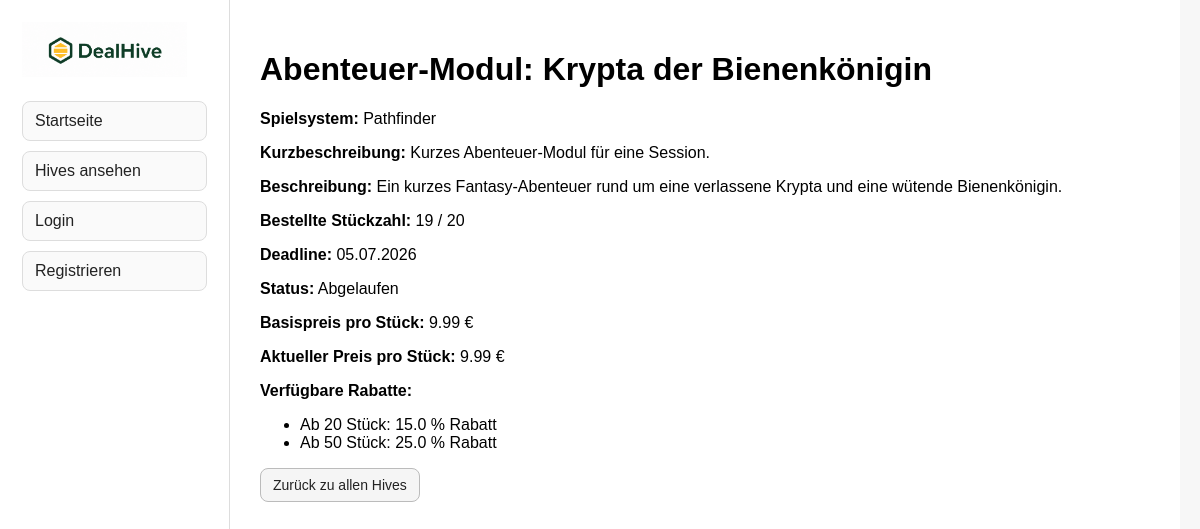
The app's page /hives/10, older data.
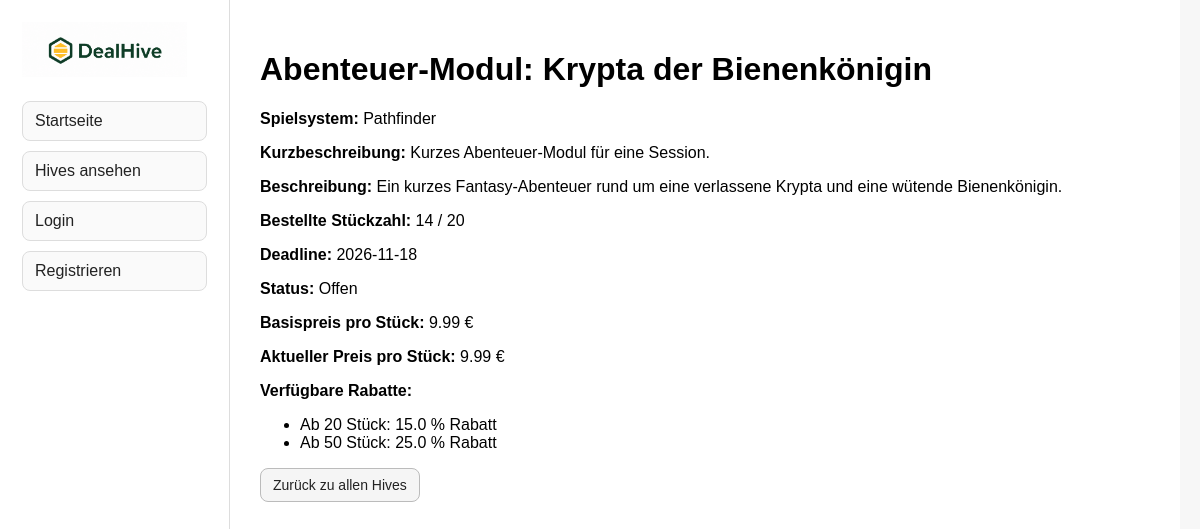
The same page, newer data.
### tables this page shows
CREATE TABLE hives (
            id INTEGER PRIMARY KEY AUTOINCREMENT,
            title TEXT NOT NULL,
            game_system TEXT NOT NULL,
            short_description TEXT NOT NULL,
            description TEXT NOT NULL,
            deadline TEXT NOT NULL,
            current_participants INTEGER NOT NULL DEFAULT 0,
            min_participants INTEGER NOT NULL,
            base_price REAL NOT NULL DEFAULT 0.0
        );

### hives.py (the view)
    @app.route("/hives/<int:hive_id>")
    def hive_detail(hive_id):
        hive = get_hive_by_id(hive_id)
        if hive is None:
            return "Hive wurde nicht gefunden.", 404
        creator_id = get_hive_creator_id(hive_id)
        current_user_id = session.get("user_id")
        hive_status = get_hive_status(
            hive["deadline"],
            hive["current_participants"],
            hive["min_participants"]
        )
        can_join = (
            current_user_id is not None
            and session.get("role") == "buyer"
            and current_user_id != creator_id
            and hive_status != "Abgelaufen"
        )
        can_chat = (
            current_user_id is not None
            and creator_id is not None
            and can_users_chat_in_hive(
                hive_id,
                current_user_id,
                creator_id
            )
        )
        current_price = calculate_current_price(hive_id)
        tiers = get_hive_tiers(hive_id)
        return render_template(
            "hive_detail.html",
            hive=hive,
            creator_id=creator_id,
            current_price=current_price,
            tiers=tiers,
            can_join=can_join,
            can_chat=can_chat,
            hive_status=hive_status
        )

### database.py (called while the page is built)
def parse_deadline(deadline_value):
    try:
        return date.fromisoformat(deadline_value)
    except (TypeError, ValueError):
        return None

def is_deadline_expired(deadline_value):
    parsed_deadline = parse_deadline(deadline_value)
    if parsed_deadline is None:
        return True
    return parsed_deadline < date.today()

def get_hive_status(
    deadline_value,
    current_quantity,
    minimum_quantity
):
    if is_deadline_expired(deadline_value):
        return "Abgelaufen"
    if current_quantity >= minimum_quantity:
        return "Mindestmenge erreicht"
    return "Offen"

def get_connection():
    connection = sqlite3.connect(DATABASE_PATH)
    connection.row_factory = sqlite3.Row
    connection.execute("PRAGMA foreign_keys = ON")
    return connection

def get_hive_creator_id(hive_id):
    connection = get_connection()
    creator = connection.execute("""
        SELECT user_id
        FROM user_hives
        WHERE hive_id = ?
        AND relation_type = 'creator'
    """, (hive_id,)).fetchone()
    connection.close()
    if creator:
        return creator["user_id"]
    return None

### templates/hive_detail.html (shortened to what this page needs)
{% extends "layout.html" %}
{% block content %}
    <h1>{{ hive["title"] }}</h1>
    <p>
        <strong>Spielsystem:</strong>
        {{ hive["game_system"] }}
    </p>
    <p>
        <strong>Kurzbeschreibung:</strong>
        {{ hive["short_description"] }}
    </p>
    <p>
        <strong>Beschreibung:</strong>
        {{ hive["description"] }}
    </p>
    <p>
        <strong>Bestellte Stückzahl:</strong>
        {{ hive["current_participants"] }} / {{ hive["min_participants"] }}
    </p>
    <p>
        <strong>Deadline:</strong>
        {{ hive["deadline"] }}
    </p>
    <p>
        <strong>Status:</strong>
        {{ hive_status }}
    </p>
    <p>
        <strong>Basispreis pro Stück:</strong>
        {{ "%.2f"|format(hive["base_price"]) }} €
    </p>
    <p>
        <strong>Aktueller Preis pro Stück:</strong>
        {{ "%.2f"|format(current_price) }} €
    </p>
    {% if tiers %}
        <p><strong>Verfügbare Rabatte:</strong></p>
        <ul>
            {% for tier in tiers %}
                <li>
                    Ab {{ tier.threshold_quantity }} Stück:
                    {{ tier.discount_percent }} % Rabatt
                </li>
            {% endfor %}
        </ul>
    {% endif %}
    <div class="hive-actions">
        <a class="button-link" href="/hives">
            Zurück zu allen Hives
        </a>
    </div>
{% endblock %}

Row changes from the older to the newer data that the page shows:
changed hives "Abenteuer-Modul: Krypta der Bienenkönigin": deadline "05.07.2026" → "2026-11-18"
Text that changed along with them:
{{ hive["current_participants"] }}: "19" → "14"
{{ hive_status }}: "Abgelaufen" → "Offen"
